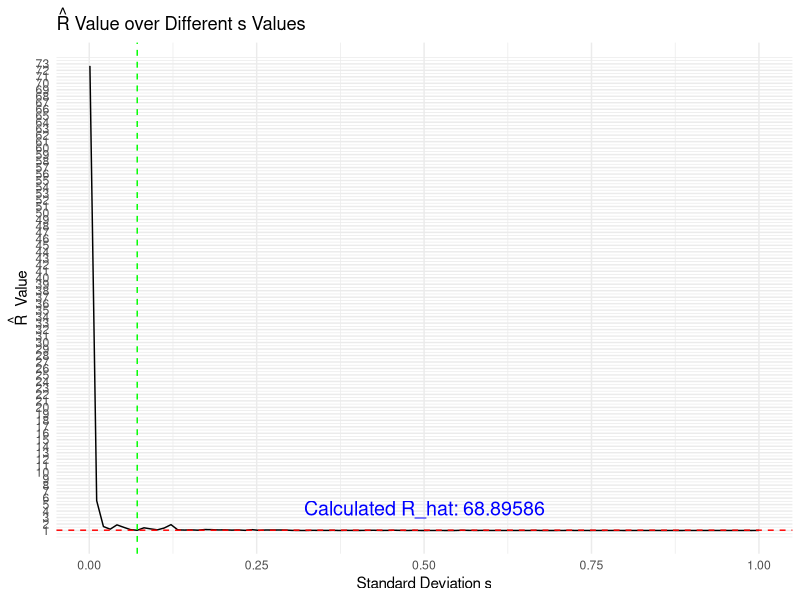
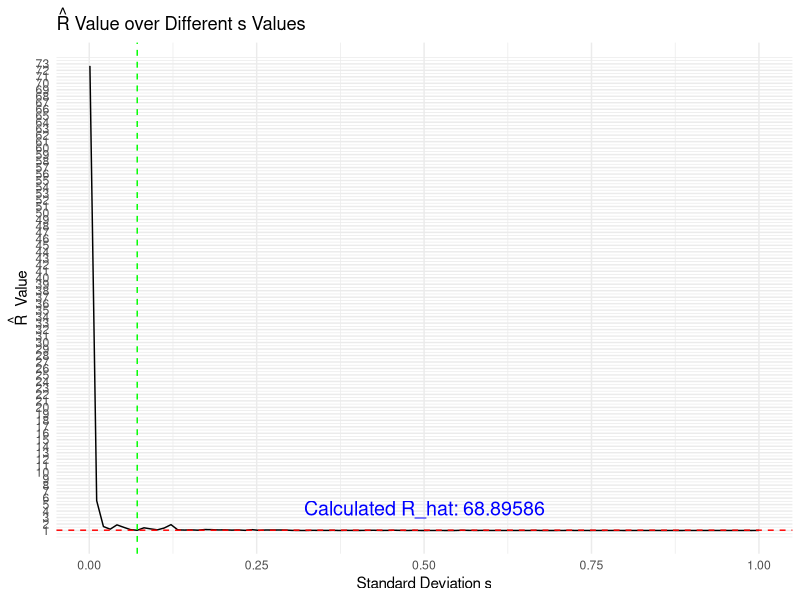

These figures' R source, in order:
## ---- chunk 1
knitr::opts_chunk$set(echo = TRUE)
## ---- chunk 2
library(ggplot2)

#Step 1: Define Target Distro and Random Walk Metropolis Algo
log_f <- function(x) {
  log(0.5) - abs(x)
}

random_walk_metropolis <- function(N, s, x0) {
  samples <- numeric(N)
  samples[1] <- x0
  
  for (i in 2:N) {
    x_star <- rnorm(1, mean = samples[i-1], sd = s)
    log_r <- log_f(x_star) - log_f(samples[i-1])
    u <- log(runif(1))
    
    if (u < log_r) {
      samples[i] <- x_star
    } else {
      samples[i] <- samples[i-1]
    }
  }
  
  samples
}

#Step 2: Compute R_hat value

compute_R_hat <- function(N, s, J, x0_initial_values) {
  chains <- sapply(x0_initial_values, function(x0) random_walk_metropolis(N, s, x0))
  
  Mj <- colMeans(chains)
  Vj <- apply(chains, 2, function(chain) var(chain))
  W <- mean(Vj)
  B <- N * var(Mj)
  var_hat_plus <- ((N-1)/N) * W + (1/N) * B
  R_hat <- sqrt(var_hat_plus / W)
  
  R_hat
}

#Step 3: Calculate R_hat for each s value and plot
N <- 2000
J <- 4
s <- 0.001
s_values <- seq(0.001, 1, length.out = 100)
x0_initial_values <- rnorm(J)

R_hats <- sapply(s_values, function(s) compute_R_hat(N, s, J, x0_initial_values))

R_hat_specimen <- compute_R_hat(N, s, J, x0_initial_values)
print(paste("Calculated R_hat:", R_hat_specimen)) #Calculate R_hat for RWMA with N=2000, s=0.001 and J=4

# Plotting...Keeping N and J fixed, provide a plot of the values of Rb over a grid of s values in the interval between 0.001 and 1.
plot2 <- ggplot(data.frame(s = s_values, R_hat = R_hats), aes(x = s, y = R_hat)) +
  geom_line() +
  geom_hline(yintercept = 1.05, linetype = "dashed", color = "red") +
  geom_vline(xintercept = s_values[min(which(R_hats <= 1.05))], linetype = "dashed", color = "green") +
  labs(title = expression(hat(R) ~ "Value over Different s Values"),
       x = "Standard Deviation s", y = expression(hat(R) ~ " Value")) +
  scale_y_continuous(breaks = seq(floor(min(R_hats)), ceiling(max(R_hats)), by = 1)) +
  theme_minimal()+
  annotate("text", x = mean(s_values), y = min(R_hats), label = paste("Calculated R_hat:", round(R_hat_specimen, 5)), hjust = 0.5, vjust = -1, size = 5, color = "blue") 
  
# Display the plot
print(plot2)

dir_path <- './r_images'

if(!dir.exists(dir_path)) {
  dir.create(dir_path, recursive=TRUE)
}

ggsave('./r_images/1B_R.png')
